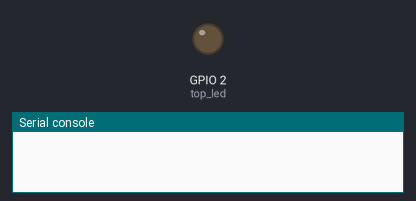
This program was run on a simulated ESP8266 board running MicroPython. Shown: output pins drawn as LEDs (lit = HIGH, except the on-board LED, lit = LOW), the last lines printed to the serial console. WiFi joins after 1.5 s.

Above: at 0.1 s.
At 1.6 s:
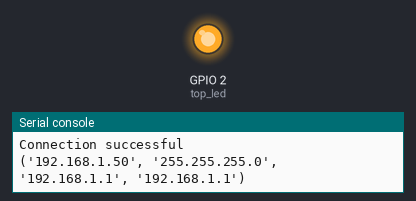
Timing chart, 0 to 3.1 s (numbered marks = the images above):
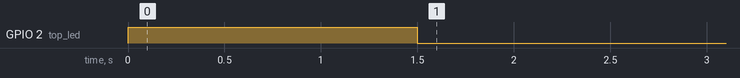

The program:

main.py
```python
import time, ds18x20, onewire

def read_temp():

    ow = onewire.OneWire(Pin(4))
    ds = ds18x20.DS18X20(ow)
    read_data = ds.scan()
    ds.convert_temp()
    time.sleep_ms(750)

    result = []

    for f in read_data:
        #print(ds.read_temp(f))
        result.append(ds.read_temp(f))

    return result

def web_page():

    html = """{"sensors": [{ "temperature": """+str(read_temp()[0])+ """},{"temperature": """+str(read_temp()[1])+"""}]}"""
    return html

s = socket.socket(socket.AF_INET, socket.SOCK_STREAM)
s.bind(('', 80))
s.listen(5)

while True:
    try:
        if gc.mem_free() < 102000:
            gc.collect()
        conn, addr = s.accept()
        conn.settimeout(3.0)
        print('Received HTTP GET connection request from %s' % str(addr))
        request = conn.recv(1024)
        conn.settimeout(None)
        request = str(request)
        print('GET Rquest Content = %s' % request)
        response = web_page()
        conn.send('HTTP/1.1 200 OK\n')
        #conn.send('Content-Type: text/html\n')
        conn.send('Content-Type: application/json\n')
        conn.send('Connection: close\n\n')
        conn.sendall(response)
        conn.close()
    except OSError as e:
        conn.close()
        print('Connection closed')
```

boot.py
```python
try:
  import usocket as socket
except:
  import socket

from machine import Pin
import network

import esp
esp.osdebug(None)

import gc
gc.collect()

ssid = '<WIFI-SSID>'
password = '<PASSWORD>'

station = network.WLAN(network.STA_IF)

station.active(True)
station.connect(ssid, password)

#Turn on the led if a valid connection to network has established
top_led = Pin(2, Pin.OUT)
top_led.on()

while station.isconnected() == False:
  pass

top_led.off()
print('Connection successful')
print(station.ifconfig())
```
